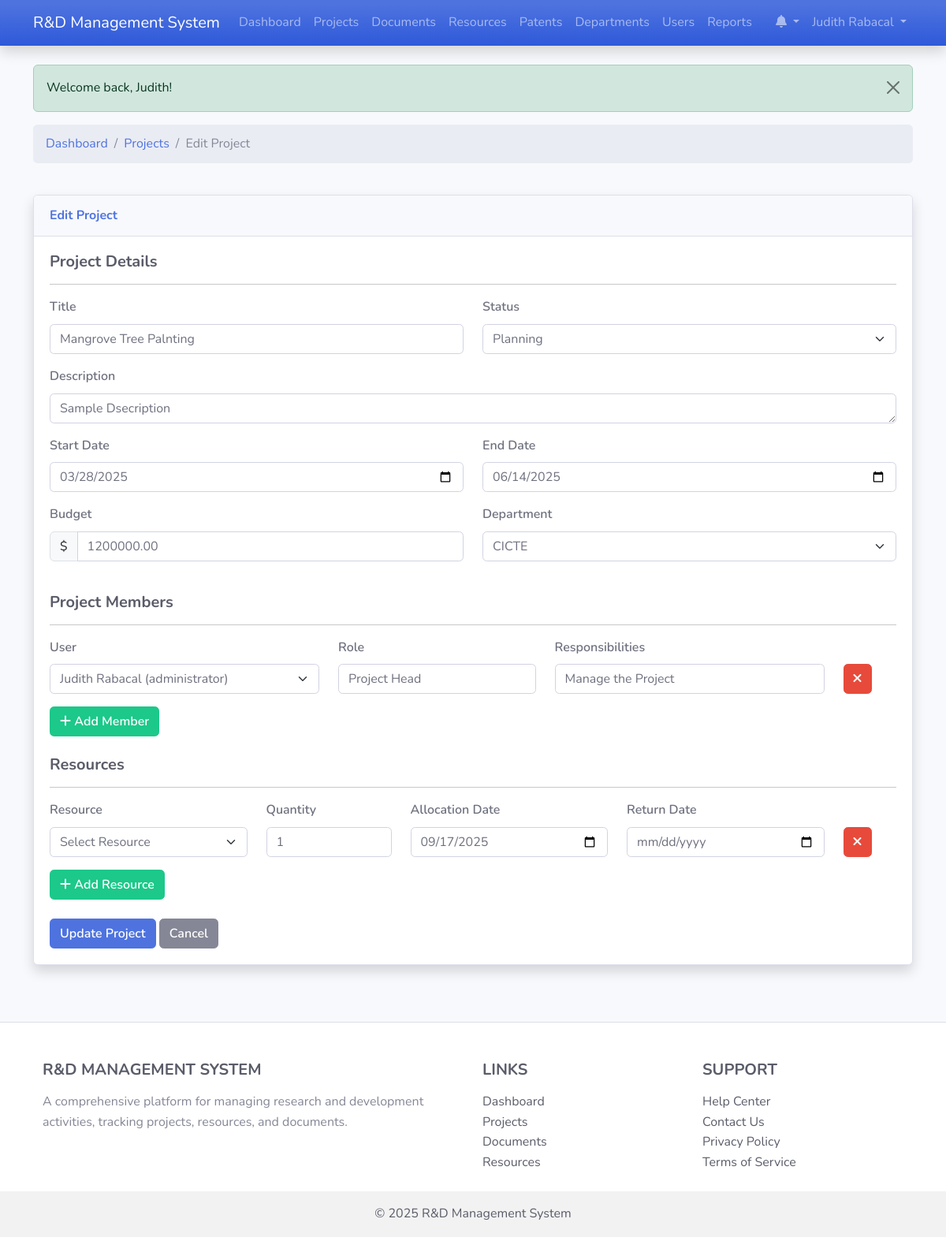
/project_form.php?id=1 (signed in), run on the app's committed database.
### tables this page shows
CREATE TABLE `users` (
  `id` int(11) NOT NULL,
  `username` varchar(50) NOT NULL,
  `password` varchar(255) NOT NULL,
  `email` varchar(100) NOT NULL,
  `first_name` varchar(50) NOT NULL,
  `last_name` varchar(50) NOT NULL,
  `role_id` int(11) NOT NULL,
  `department_id` int(11) DEFAULT NULL,
  `is_active` tinyint(1) DEFAULT 1,
  `last_login` datetime DEFAULT NULL,
  `created_at` timestamp NOT NULL DEFAULT current_timestamp(),
  `updated_at` timestamp NOT NULL DEFAULT current_timestamp() ON UPDATE current_timestamp()
);

CREATE TABLE `projects` (
  `id` int(11) NOT NULL,
  `title` varchar(100) NOT NULL,
  `description` text DEFAULT NULL,
  `start_date` date DEFAULT NULL,
  `end_date` date DEFAULT NULL,
  `status` enum('planning','in_progress','completed','on_hold','cancelled') DEFAULT 'planning',
  `budget` decimal(15,2) DEFAULT NULL,
  `department_id` int(11) DEFAULT NULL,
  `created_by` int(11) NOT NULL,
  `created_at` timestamp NOT NULL DEFAULT current_timestamp(),
  `updated_at` timestamp NOT NULL DEFAULT current_timestamp() ON UPDATE current_timestamp()
);

CREATE TABLE `project_members` (
  `id` int(11) NOT NULL,
  `project_id` int(11) NOT NULL,
  `user_id` int(11) NOT NULL,
  `role` varchar(50) DEFAULT NULL,
  `responsibilities` text DEFAULT NULL,
  `joined_date` date DEFAULT NULL,
  `created_at` timestamp NOT NULL DEFAULT current_timestamp(),
  `updated_at` timestamp NOT NULL DEFAULT current_timestamp() ON UPDATE current_timestamp()
);

### project_form.php (the view, shortened to what the rows shown need)
<?php
require_once 'classes/Project.php';
$projectObj = new Project();
$userObj = new User();
$currentUser = $userObj->getById($_SESSION['user_id']);
$isEditing = false;
$projectId = isset($_GET['id']) ? (int)$_GET['id'] : 0;
$project = null;
if ($projectId > 0) {
    $isEditing = true;
    $project = $projectObj->getById($projectId);
}
$title = $isEditing ? $project['title'] : '';
$description = $isEditing ? $project['description'] : '';
$startDate = $isEditing && !empty($project['start_date']) ? $project['start_date'] : '';
$endDate = $isEditing && !empty($project['end_date']) ? $project['end_date'] : '';
$status = $isEditing ? $project['status'] : 'planning';
$budget = $isEditing ? $project['budget'] : '';
$projectMembers = [];
if ($isEditing) {
    $projectMembers = $projectObj->getMembers($projectId);
}
$users = $userObj->getAll();
include 'includes/header.php';
?>
<div class="row mb-4">
    <div class="col-md-12">
        <div class="card shadow">
            <div class="card-body">
                <form method="post" action="<?php echo htmlspecialchars($_SERVER['PHP_SELF'] . ($isEditing ? '?id=' . $projectId : '')); ?>">
                    <div class="row mb-4">
                        <div class="col-md-6 mb-3">
                            <label for="title" class="form-label required-field">Title</label>
                            <input type="text" class="form-control" id="title" name="title" value="<?php echo htmlspecialchars($title); ?>" required>
                        </div>
                        <div class="col-md-6 mb-3">
                            <label for="status" class="form-label">Status</label>
                            <select class="form-select" id="status" name="status">
                                <option value="planning" <?php echo $status === 'planning' ? 'selected' : ''; ?>>Planning</option>
                            </select>
                        </div>
                        <div class="col-md-12 mb-3">
                            <label for="description" class="form-label">Description</label>
                            <textarea class="form-control" id="description" name="description" rows="4"><?php echo htmlspecialchars($description); ?></textarea>
                        </div>
                        <div class="col-md-6 mb-3">
                            <label for="start_date" class="form-label">Start Date</label>
                            <input type="date" class="form-control" id="start_date" name="start_date" value="<?php echo htmlspecialchars($startDate); ?>">
                        </div>
                        <div class="col-md-6 mb-3">
                            <label for="end_date" class="form-label">End Date</label>
                            <input type="date" class="form-control" id="end_date" name="end_date" value="<?php echo htmlspecialchars($endDate); ?>">
                        </div>
                        <div class="col-md-6 mb-3">
                            <div class="input-group">
                                <span class="input-group-text">$</span>
                                <input type="number" class="form-control" id="budget" name="budget" value="<?php echo htmlspecialchars($budget); ?>" step="0.01" min="0">
                            </div>
                        </div>
                    </div>
                    <div class="row mb-4">
                        <div class="col-md-12">
                            <div id="members-container">
                                <?php if ($isEditing && !empty($projectMembers)): ?>
                                    <?php foreach ($projectMembers as $index => $member): ?>
                                        <div class="row member-row mb-3">
                                            <div class="col-md-4">
                                                <label class="form-label">User</label>
                                                <select class="form-select" name="member_user_id[]">
                                                    <?php foreach ($users as $user): ?>
                                                        <option value="<?php echo $user['id']; ?>" <?php echo $member['id'] == $user['id'] ? 'selected' : ''; ?>>
                                                            <?php echo htmlspecialchars($user['first_name'] . ' ' . $user['last_name'] . ' (' . $user['username'] . ')'); ?>
                                                        </option>
                                                    <?php endforeach; ?>
                                                </select>
                                            </div>
                                            <div class="col-md-3">
                                                <label class="form-label">Role</label>
                                                <input type="text" class="form-control" name="member_role[]" value="<?php echo htmlspecialchars($member['role'] ?? ''); ?>">
                                            </div>
                                            <div class="col-md-4">
                                                <label class="form-label">Responsibilities</label>
                                                <input type="text" class="form-control" name="member_responsibilities[]" value="<?php echo htmlspecialchars($member['responsibilities'] ?? ''); ?>">
                                            </div>
                                            <div class="col-md-1 d-flex align-items-end">
                                                <button type="button" class="btn btn-danger remove-member-btn">
                                                    <i class="fas fa-times"></i>
                                                </button>
                                            </div>
                                        </div>
                                    <?php endforeach; ?>
                                <?php endif; ?>
                            </div>
                        </div>
                    </div>
                </form>
            </div>
        </div>
    </div>
</div>
<?php
include 'includes/footer.php';
?>

### includes/header.php (shortened to what the rows shown need)
<?php
$isLoggedIn = isset($_SESSION['user_id']);
$currentUser = null;
if ($isLoggedIn) {
    $userObj = new User();
    $currentUser = $userObj->getById($_SESSION['user_id']);
}
?>
<!DOCTYPE html>
<html lang="en">
<head>
    <link href="https://cdn.jsdelivr.net/npm/bootstrap@5.3.0-alpha1/dist/css/bootstrap.min.css" rel="stylesheet">
    <link rel="stylesheet" href="https://cdnjs.cloudflare.com/ajax/libs/font-awesome/6.0.0/css/all.min.css">
    <link rel="stylesheet" href="https://cdn.datatables.net/1.11.5/css/dataTables.bootstrap5.min.css">
    <link rel="stylesheet" href="assets/css/style.css">
</head>
<body>
    <nav class="navbar navbar-expand-lg navbar-dark bg-gradient-primary shadow">
        <div class="container">
            <div class="collapse navbar-collapse" id="navbarNav">
                <ul class="navbar-nav">
                    <?php if ($isLoggedIn): ?>
                        <li class="nav-item dropdown">
                            <a class="nav-link dropdown-toggle" href="#" id="notificationsDropdown" role="button" data-bs-toggle="dropdown" aria-expanded="false">
                                <i class="fas fa-bell"></i>
                            </a>
                        </li>
                        <li class="nav-item dropdown">
                            <a class="nav-link dropdown-toggle" href="#" id="userDropdown" role="button" data-bs-toggle="dropdown" aria-expanded="false">
                                <?php echo htmlspecialchars($currentUser['first_name'] . ' ' . $currentUser['last_name']); ?>
                            </a>
                        </li>
                    <?php endif; ?>
                </ul>
            </div>
        </div>
    </nav>
    <div class="container mt-4">

### data on the page
users: first_name+last_name "Judith Rabacal"
projects: title "Mangrove Tree Palnting", status "Planning", description "Sample Dsecription", start_date "03/28/2025", end_date "06/14/2025", budget "1200000.00"
project_members: role "Project Head", responsibilities "Manage the Project"

### other printed values
$_SESSION['success_message'] "Welcome back, Judith!"
form field department_id "CICTE"
form field value "Judith Rabacal (administrator)"
